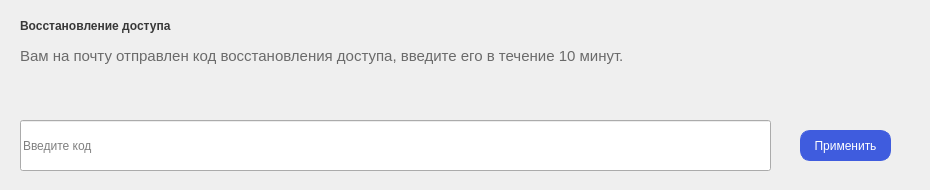
<?xml version="1.0" encoding="UTF-8"?>
<ui version="4.0">
 <class>Recovery_2</class>
 <widget class="QWidget" name="Recovery_2">
  <property name="geometry">
   <rect>
    <x>0</x>
    <y>0</y>
    <width>930</width>
    <height>190</height>
   </rect>
  </property>
  <property name="minimumSize">
   <size>
    <width>930</width>
    <height>190</height>
   </size>
  </property>
  <property name="maximumSize">
   <size>
    <width>930</width>
    <height>190</height>
   </size>
  </property>
  <property name="windowTitle">
   <string>Восстановление доступа</string>
  </property>
  <property name="styleSheet">
   <string notr="true">QWidget[objectName=&quot;Recovery_2&quot;] { background-color: #f6f7fb }</string>
  </property>
  <widget class="QLabel" name="text_1">
   <property name="geometry">
    <rect>
     <x>20</x>
     <y>10</y>
     <width>901</width>
     <height>31</height>
    </rect>
   </property>
   <property name="font">
    <font>
     <weight>99</weight>
     <bold>true</bold>
    </font>
   </property>
   <property name="styleSheet">
    <string notr="true">font-weight: 800;
color: #383838;</string>
   </property>
   <property name="text">
    <string>Восстановление доступа</string>
   </property>
  </widget>
  <widget class="QLabel" name="text_2">
   <property name="geometry">
    <rect>
     <x>20</x>
     <y>40</y>
     <width>901</width>
     <height>31</height>
    </rect>
   </property>
   <property name="font">
    <font>
     <family>MS Shell Dlg 2</family>
     <pointsize>11</pointsize>
     <weight>50</weight>
     <bold>false</bold>
    </font>
   </property>
   <property name="styleSheet">
    <string notr="true">color: #6a6a6a;</string>
   </property>
   <property name="text">
    <string>Вам на почту отправлен код восстановления доступа, введите его в течение 10 минут.</string>
   </property>
  </widget>
  <widget class="QLineEdit" name="code_email">
   <property name="geometry">
    <rect>
     <x>20</x>
     <y>120</y>
     <width>751</width>
     <height>51</height>
    </rect>
   </property>
   <property name="styleSheet">
    <string notr="true">QLineEdit[objectName=&quot;code_email&quot;] {
	border: 1px solid #e7e7e7;
	backgorund-color: #fbfbfb;
	border-radius: 15px;
	font-family: Montserrat Medium;
	font-size: 17px;
	padding-left: 0.5em;
}
</string>
   </property>
   <property name="placeholderText">
    <string>Введите код</string>
   </property>
  </widget>
  <widget class="QPushButton" name="apply">
   <property name="geometry">
    <rect>
     <x>800</x>
     <y>130</y>
     <width>91</width>
     <height>31</height>
    </rect>
   </property>
   <property name="minimumSize">
    <size>
     <width>91</width>
     <height>31</height>
    </size>
   </property>
   <property name="maximumSize">
    <size>
     <width>91</width>
     <height>31</height>
    </size>
   </property>
   <property name="cursor">
    <cursorShape>PointingHandCursor</cursorShape>
   </property>
   <property name="styleSheet">
    <string notr="true">QPushButton {
	color: white;
	font-size: 12px;
	font-family: 'SESans',Arial,sans-serif;;	
	border: 1px solid #3f5cde; 
	background-color: #3f5cde;
	border-radius: 10px;
}

QPushButton:hover {
	border: 0px;
	background-color: #243581;	
}

QPushButton:pressed {
	border: 0px;
	background-color: #243581; 
}</string>
   </property>
   <property name="text">
    <string>Применить</string>
   </property>
  </widget>
  <widget class="QLabel" name="error">
   <property name="geometry">
    <rect>
     <x>20</x>
     <y>69</y>
     <width>891</width>
     <height>41</height>
    </rect>
   </property>
   <property name="text">
    <string/>
   </property>
   <property name="alignment">
    <set>Qt::AlignCenter</set>
   </property>
  </widget>
 </widget>
 <resources/>
 <connections/>
</ui>
